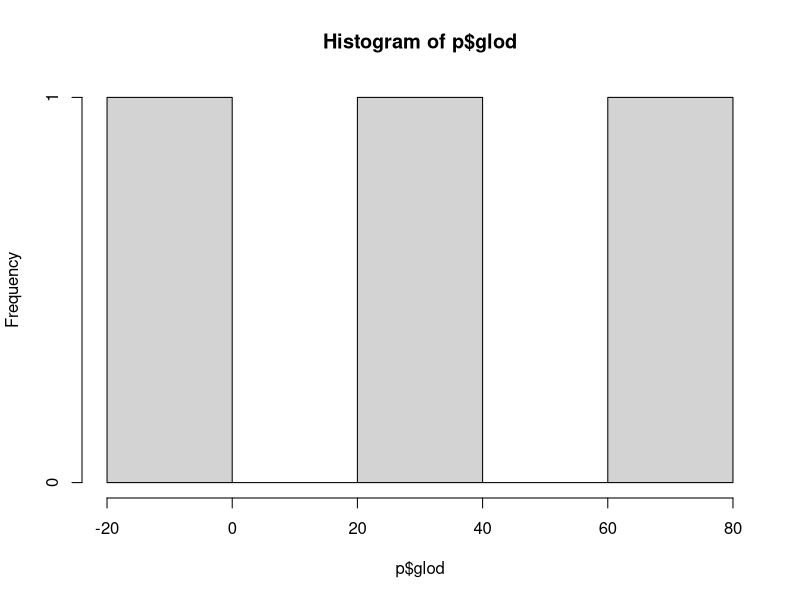
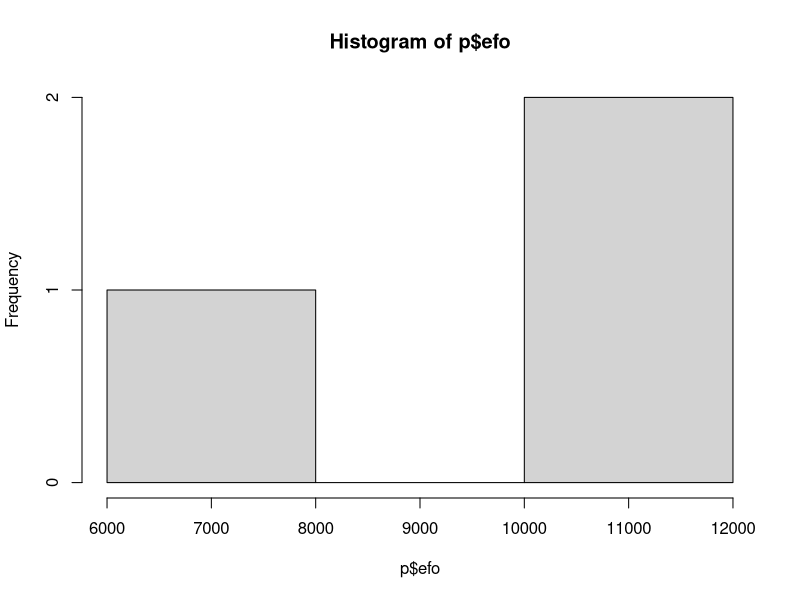
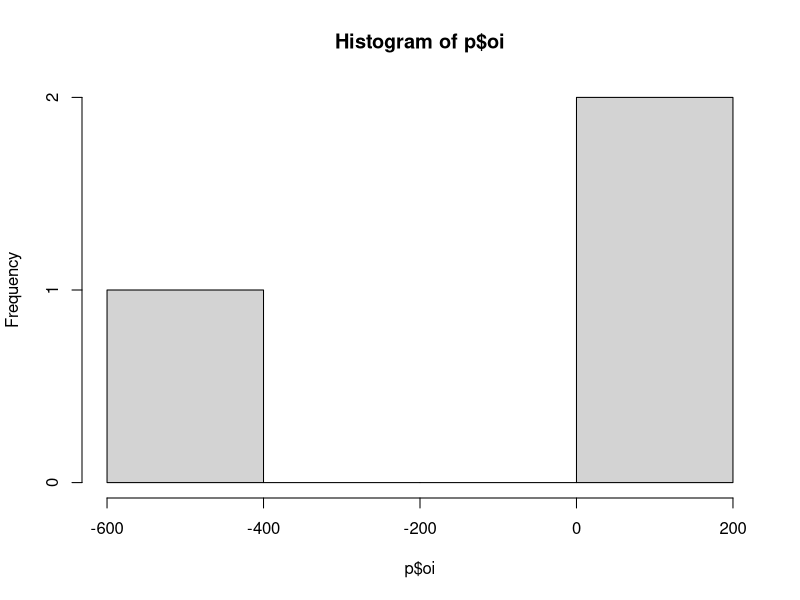
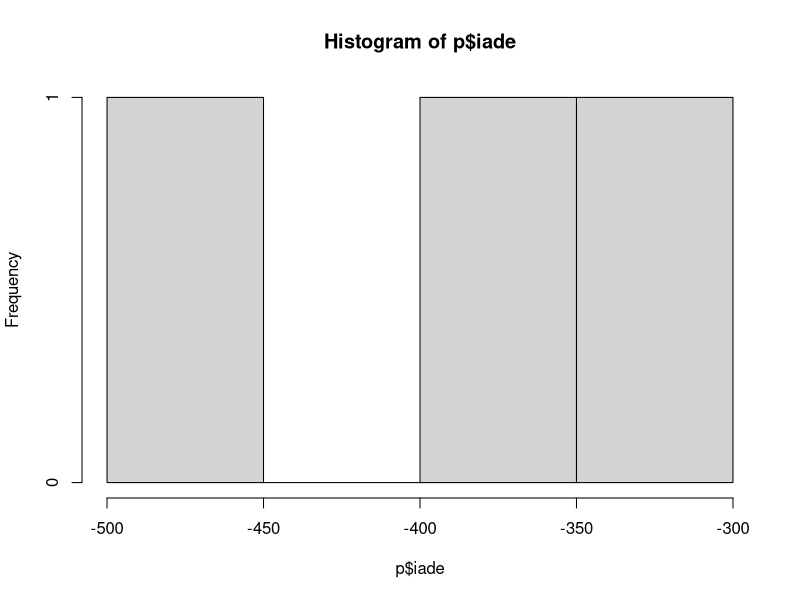
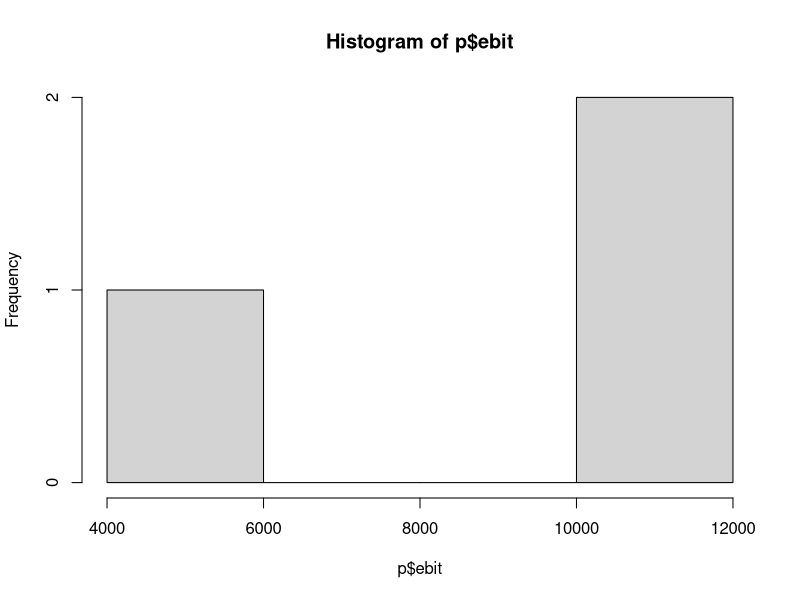
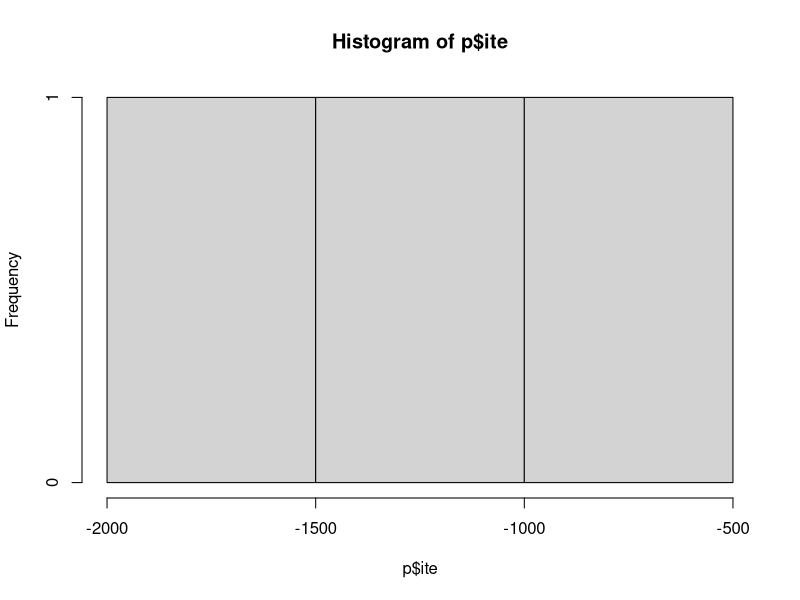
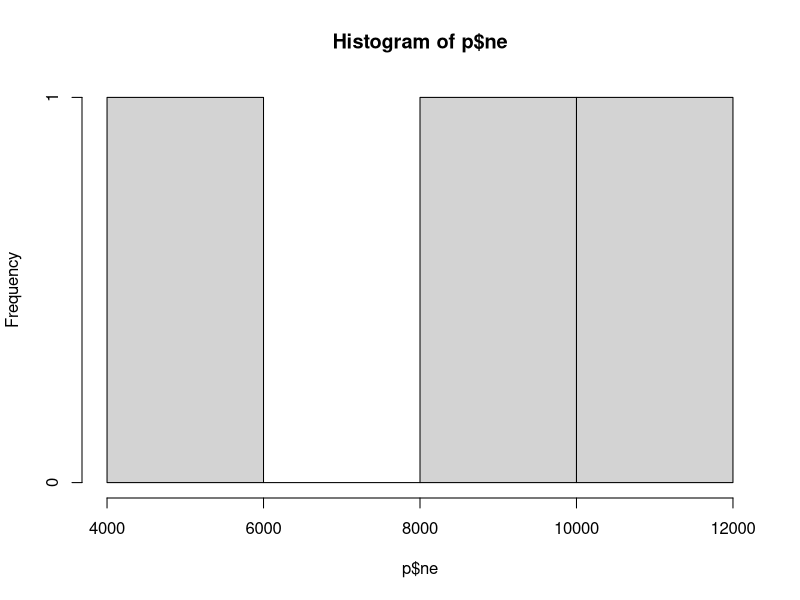
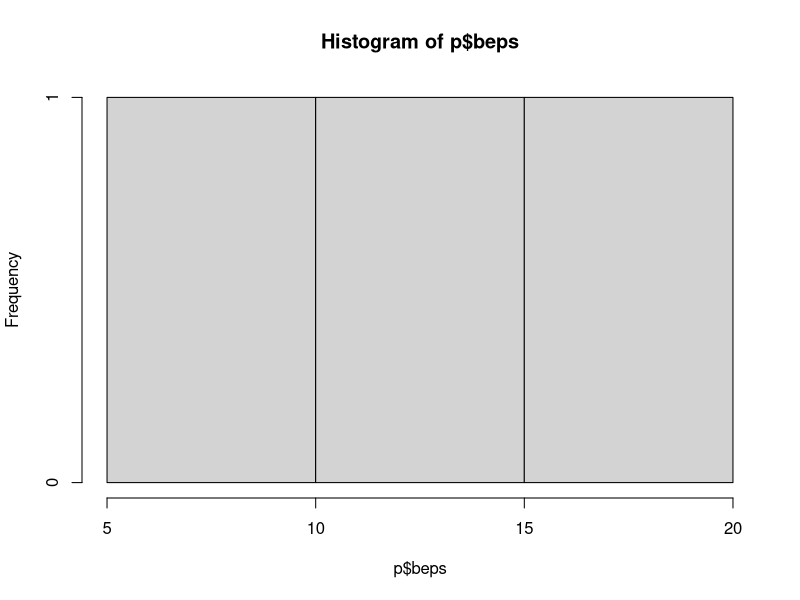

These figures' R source, in order:
library(readr)
p<-read.csv('DataforDBAsheet4.csv')
summary(p)
hist(p$glod)
hist(p$efo)
hist(p$oi)
hist(p$iade)
hist(p$ebit)
hist(p$ite)
hist(p$ne)
hist(p$beps)
hist(p$deps)